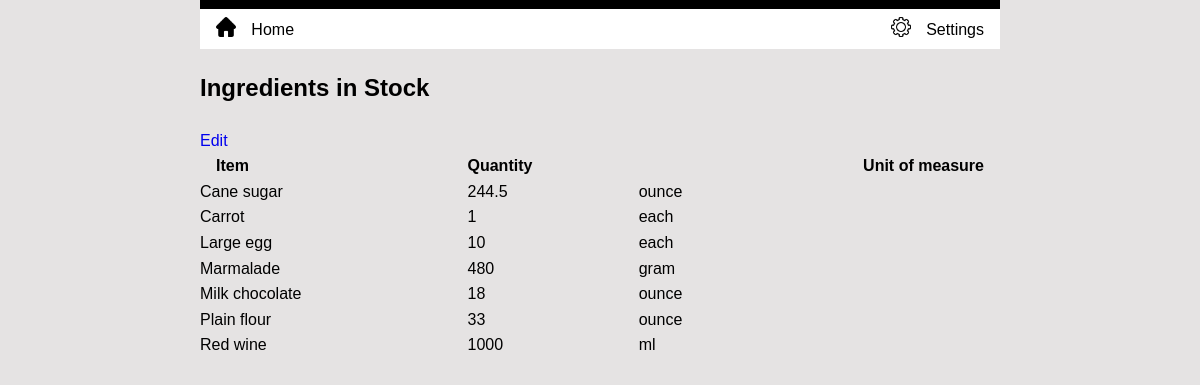
The app's page /stock/currentstock/ (signed in), older data.
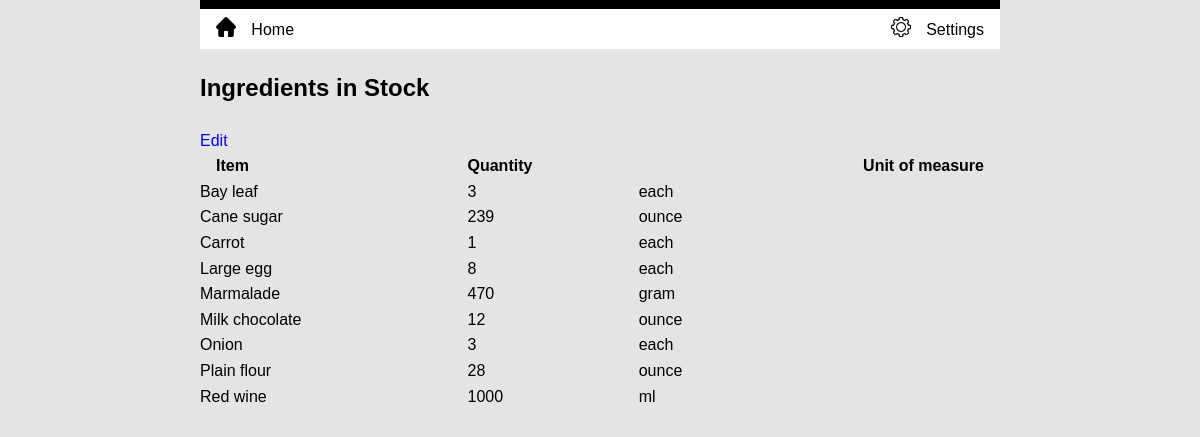
The same page, newer data.
### inventory/models.py (models this page shows, shortened)
class Ingredient(models.Model):
    class Meta:
        ordering = ['name']
    name = models.CharField(unique=True, max_length=200)
    quantity = models.PositiveIntegerField(blank=True, null=True)
    unit = models.CharField(max_length=10)
    unit_price = models.DecimalField(
        blank=True, null=True, max_digits=6, decimal_places=3
    )
    kanban = models.BooleanField(default=False)
    threshold = models.IntegerField(blank=True, null=True)
    re_order = models.IntegerField(blank=True, null=True)

### inventory/views.py (the view)
# urls.py: path('stock/currentstock/', views.CurrentStockView.as_view(), name='current_stock'),
class CurrentStockView(LoginRequiredMixin, ListView):
    model = Ingredient
    template_name = 'inventory/current_stock.html'
    def get_queryset(self):
        return Ingredient.objects.filter(quantity__gt=0)

### inventory/templates/inventory/current_stock.html (shortened to what this page needs)
{% extends 'base.html' %}
{% load static %}
{% block content %}
  <h2>Ingredients in Stock</h2>
  <a href="{% url 'update_stock' %}">Edit</a>
  <table>
    <thead>
      <tr>
        <th>Item</th>
        <th>Quantity</th>
        <th>Unit of measure</th>
      </tr>
    </thead>
    <tbody>
      {% for item in object_list %}
          <tr>
            <td>{{ item.name }}</td>
            <td>{{ item.quantity }}</td>
            <td>{{ item.unit}}</td>
          </tr>
      {% endfor %}
    </tbody>
  </table>
{% endblock %}

Row changes from the older to the newer data that the page shows:
now on this page (row edited): Ingredient: name "Bay leaf", quantity "3", unit "each"
changed Ingredient "Cane sugar": quantity "244.5" → "239"
changed Ingredient "Large egg": quantity "10" → "8"
changed Ingredient "Marmalade": quantity "480" → "470"
changed Ingredient "Milk chocolate": quantity "18" → "12"
now on this page (row edited): Ingredient: name "Onion", quantity "3", unit "each"
changed Ingredient "Plain flour": quantity "33" → "28"
